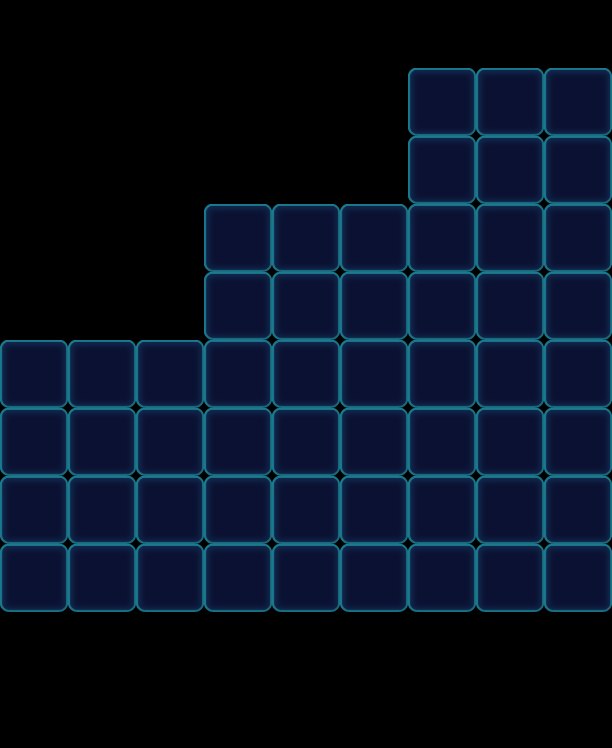

A 2D game scene composited from a Tiled map and its tileset images. What follows is a short description and the map's XML, with each tile layer's data collapsed to a summary:
An orthogonal 9x11 tile map with 68x68 px tiles, 1 tile layer (Valid), 2 tilesets and 98 objects (54x Floor, 10x Haze, 9x Factory_Normal, 8x Stone, 7x Monster, ...).

<map version="1.0" orientation="orthogonal" width="9" height="11" tilewidth="68" tileheight="68">
 <tileset firstgid="1" name="game_grid1" tilewidth="68" tileheight="68">
  <image source="game_grid1.png" width="68" height="68" />
 </tileset>
 <tileset firstgid="2" name="map" tilewidth="68" tileheight="68">
  <image source="map.png" width="1024" height="1024" />
 </tileset>
 <layer name="Valid" width="9" height="11">
  <data>[99 cells, 54 non-empty, 1 distinct tile ids]</data>
 </layer>
 <objectgroup name="BottomObj" width="9" height="11">
  <object type="Floor" gid="33" x="408" y="476">
   <properties>
    <property name="Layers" value="2" />
   </properties>
  </object>
  <object type="Floor" gid="33" x="476" y="476">
   <properties>
    <property name="Layers" value="2" />
   </properties>
  </object>
  <object type="Floor" gid="33" x="544" y="476">
   <properties>
    <property name="Layers" value="2" />
   </properties>
  </object>
  <object type="Floor" gid="33" x="408" y="544">
   <properties>
    <property name="Layers" value="2" />
   </properties>
  </object>
  <object type="Floor" gid="33" x="476" y="544">
   <properties>
    <property name="Layers" value="2" />
   </properties>
  </object>
  <object type="Floor" gid="33" x="544" y="544">
   <properties>
    <property name="Layers" value="2" />
   </properties>
  </object>
  <object type="Floor" gid="33" x="408" y="272">
   <properties>
    <property name="Layers" value="2" />
   </properties>
  </object>
  <object type="Floor" gid="33" x="476" y="408">
   <properties>
    <property name="Layers" value="2" />
   </properties>
  </object>
  <object type="Floor" gid="33" x="0" y="476">
   <properties>
    <property name="Layers" value="2" />
   </properties>
  </object>
  <object type="Floor" gid="33" x="68" y="476">
   <properties>
    <property name="Layers" value="2" />
   </properties>
  </object>
  <object type="Floor" gid="33" x="0" y="544">
   <properties>
    <property name="Layers" value="2" />
   </properties>
  </object>
  <object type="Floor" gid="33" x="68" y="544">
   <properties>
    <property name="Layers" value="2" />
   </properties>
  </object>
  <object type="Floor" gid="33" x="0" y="612">
   <properties>
    <property name="Layers" value="2" />
   </properties>
  </object>
  <object type="Floor" gid="33" x="68" y="612">
   <properties>
    <property name="Layers" value="2" />
   </properties>
  </object>
  <object type="Floor" gid="33" x="136" y="612">
   <properties>
    <property name="Layers" value="2" />
   </properties>
  </object>
  <object type="Floor" gid="33" x="0" y="408">
   <properties>
    <property name="Layers" value="2" />
   </properties>
  </object>
  <object type="Floor" gid="33" x="408" y="612">
   <properties>
    <property name="Layers" value="2" />
   </properties>
  </object>
  <object type="Floor" gid="33" x="476" y="612">
   <properties>
    <property name="Layers" value="2" />
   </properties>
  </object>
  <object type="Floor" gid="33" x="544" y="612">
   <properties>
    <property name="Layers" value="2" />
   </properties>
  </object>
  <object type="Floor" gid="33" x="476" y="204">
   <properties>
    <property name="Layers" value="2" />
   </properties>
  </object>
  <object type="Floor" gid="33" x="544" y="204">
   <properties>
    <property name="Layers" value="2" />
   </properties>
  </object>
  <object type="Floor" gid="33" x="476" y="272">
   <properties>
    <property name="Layers" value="2" />
   </properties>
  </object>
  <object type="Floor" gid="33" x="544" y="272">
   <properties>
    <property name="Layers" value="2" />
   </properties>
  </object>
  <object type="Floor" gid="33" x="544" y="136">
   <properties>
    <property name="Layers" value="2" />
   </properties>
  </object>
  <object type="Floor" gid="33" x="476" y="136">
   <properties>
    <property name="Layers" value="2" />
   </properties>
  </object>
  <object type="Floor" gid="33" x="408" y="340">
   <properties>
    <property name="Layers" value="2" />
   </properties>
  </object>
  <object type="Floor" gid="33" x="408" y="136">
   <properties>
    <property name="Layers" value="2" />
   </properties>
  </object>
  <object type="Floor" gid="33" x="544" y="340">
   <properties>
    <property name="Layers" value="2" />
   </properties>
  </object>
  <object type="Floor" gid="33" x="408" y="204">
   <properties>
    <property name="Layers" value="2" />
   </properties>
  </object>
  <object type="Floor" gid="33" x="476" y="340">
   <properties>
    <property name="Layers" value="2" />
   </properties>
  </object>
  <object type="Floor" gid="33" x="408" y="408">
   <properties>
    <property name="Layers" value="2" />
   </properties>
  </object>
  <object type="Floor" gid="33" x="544" y="408">
   <properties>
    <property name="Layers" value="2" />
   </properties>
  </object>
  <object type="Floor" gid="33" x="68" y="408">
   <properties>
    <property name="Layers" value="2" />
   </properties>
  </object>
  <object type="Floor" gid="33" x="136" y="408">
   <properties>
    <property name="Layers" value="2" />
   </properties>
  </object>
  <object type="Floor" gid="33" x="340" y="544">
   <properties>
    <property name="Layers" value="2" />
   </properties>
  </object>
  <object type="Floor" gid="33" x="204" y="612">
   <properties>
    <property name="Layers" value="2" />
   </properties>
  </object>
  <object type="Floor" gid="33" x="272" y="408">
   <properties>
    <property name="Layers" value="2" />
   </properties>
  </object>
  <object type="Floor" gid="33" x="272" y="612">
   <properties>
    <property name="Layers" value="2" />
   </properties>
  </object>
  <object type="Floor" gid="33" x="272" y="544">
   <properties>
    <property name="Layers" value="2" />
   </properties>
  </object>
  <object type="Floor" gid="33" x="340" y="408">
   <properties>
    <property name="Layers" value="2" />
   </properties>
  </object>
  <object type="Floor" gid="33" x="204" y="272">
   <properties>
    <property name="Layers" value="2" />
   </properties>
  </object>
  <object type="Floor" gid="33" x="204" y="340">
   <properties>
    <property name="Layers" value="2" />
   </properties>
  </object>
  <object type="Floor" gid="33" x="340" y="612">
   <properties>
    <property name="Layers" value="2" />
   </properties>
  </object>
  <object type="Floor" gid="33" x="340" y="476">
   <properties>
    <property name="Layers" value="2" />
   </properties>
  </object>
  <object type="Floor" gid="33" x="272" y="340">
   <properties>
    <property name="Layers" value="2" />
   </properties>
  </object>
  <object type="Floor" gid="33" x="272" y="476">
   <properties>
    <property name="Layers" value="2" />
   </properties>
  </object>
  <object type="Floor" gid="33" x="204" y="476">
   <properties>
    <property name="Layers" value="2" />
   </properties>
  </object>
  <object type="Floor" gid="33" x="204" y="408">
   <properties>
    <property name="Layers" value="2" />
   </properties>
  </object>
  <object type="Floor" gid="33" x="340" y="340">
   <properties>
    <property name="Layers" value="2" />
   </properties>
  </object>
  <object type="Floor" gid="33" x="340" y="272">
   <properties>
    <property name="Layers" value="2" />
   </properties>
  </object>
  <object type="Floor" gid="33" x="272" y="272">
   <properties>
    <property name="Layers" value="2" />
   </properties>
  </object>
  <object type="Floor" gid="33" x="204" y="544">
   <properties>
    <property name="Layers" value="2" />
   </properties>
  </object>
  </objectgroup>
 <objectgroup name="MiddleObj" width="9" height="11">
  <!-- 6 objects omitted --></objectgroup>
 <objectgroup color="#000000" name="TopObj" width="9" height="11">
  <!-- 28 objects omitted --></objectgroup>
 <objectgroup color="#00ff00" name="CeilObj" width="9" height="11">
  <!-- 10 objects omitted --></objectgroup>
</map>
<!-- 46 of 98 objects omitted -->
